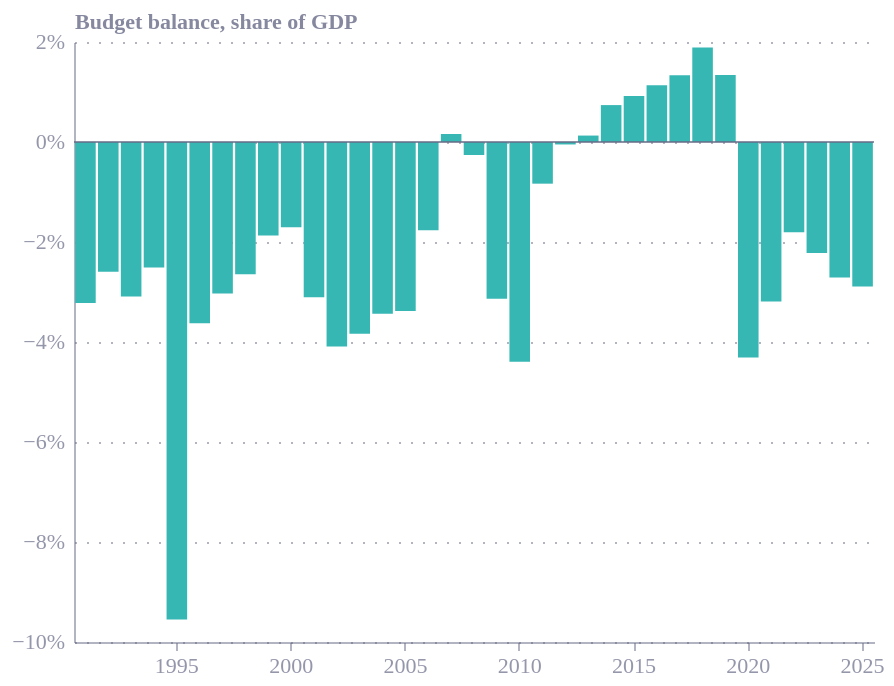

The cell this chart's notebook holds for it:
### Code cell
from pathlib import Path

import altair as alt
import pandas as pd
from ecostyles import EcoStyles

styles = EcoStyles(); styles.register_and_enable_theme()

# ---------- data path: ../data first, else search up the folder tree ----------
FILENAME = "plot3_annual-balance.csv"
PATH = Path("../data") / FILENAME
if not PATH.exists():
    PATH = next(
        p for parent in [Path.cwd(), *list(Path.cwd().parents)[:4]]
        for p in parent.rglob(FILENAME)
    )
print("Using:", PATH.resolve())

# ---------- settings ----------
AGG = "mean"       # how the two half-years combine into a year: "mean" or "sum"
GREY = "#676A86"

# ---------- data ----------
raw = pd.read_csv(PATH)                                   # columns: period (e.g. 1991-S1), balance_pct_gdp
raw["year"] = raw["period"].str[:4].astype(int)
raw["balance"] = pd.to_numeric(raw["balance_pct_gdp"], errors="coerce")
raw = raw.dropna(subset=["balance"])

annual = raw.groupby("year")["balance"].agg(balance=AGG, halves="count").reset_index()
partial = annual.loc[annual["halves"] < 2, "year"].tolist()
annual = annual[annual["halves"] == 2].copy()             # keep complete years only
print("Dropped partial years:", partial)
annual["series"] = "Budget balance"                        # constant field so the theme assigns the colour

first, last = int(annual["year"].min()), int(annual["year"].max())
tick_years = [int(y) for y in annual["year"] if y % 5 == 0]

# ---------- chart ----------
y = alt.Y(
    "balance:Q", title="Budget balance, share of GDP",
    axis=alt.Axis(labelExpr="datum.label + '%'"),
)
bars = alt.Chart(annual).mark_bar().encode(
    x=alt.X("year:O", title=None, axis=alt.Axis(values=tick_years, labelAngle=0)),
    y=y,
    color=alt.Color("series:N", legend=None),
)
zero = alt.Chart(pd.DataFrame({"balance": [0]})).mark_rule(
    color=GREY, strokeWidth=0.8).encode(y=y)

caption = alt.Title(
    text="Source: Deutsche Bundesbank",
    subtitle=[f"Federal budget balance, % of GDP, {first}–{last}. "
              f"Annual figures are the {'mean' if AGG == 'mean' else 'sum'} of the two half-years."],
    orient="bottom", anchor="start",
    fontSize=11, subtitleFontSize=10,
    color=GREY, subtitleColor=GREY, dy=12)

chart = (
    (bars + zero)
    .properties(width=400, height=300)
    .configure(background="white", font="Circular Std")
    .configure_view(fill="transparent", stroke="transparent")
    .configure_axis(labelColor=GREY, titleColor=GREY))

styles.save(chart, path=".", name="germany_budget_balance", svg=True)
chart.save("germany_budget_balance.png", scale_factor=2.0)
chart

### Figure 1 — Vega-Lite specification as saved in the notebook (floating-point values rounded to 4 significant figures)
{"config": {"font": "Circular Std", "text": {"color": "#676A86", "align": "left", "baseline": "middle", "dx": 7, "dy": 0, "fontSize": 11}, "view": {"stroke": "transparent", "continuousWidth": 400, "continuousHeight": 300, "discreteWidth": 400, "discreteHeight": 300, "fill": "transparent"}, "range": {"category": ["#36B7B4", "#E6224B", "#F4C245", "#0063AF", "#00A767", "#179FDB", "#EB5C2E"], "diverging": ["#E6224B", "#E54753", "#C9C9C9", "#179FDB", "#122B39"], "heatmap": ["#C9C9C9", "#179FDB", "#0063AF", "#122B39"], "ordinal": ["#00A767", "#36B7B4", "#179FDB", "#0063AF", "#243B5A"]}, "bar": {"color": "#179fdb"}, "line": {"color": "#e6224b"}, "rule": {"color": "#676A86"}, "area": {"opacity": 0.3}, "point": {"filled": true, "size": 80, "color": "#e6224b", "opacity": 0.95}, "geoshape": {"stroke": "white", "strokeWidth": 0.3}, "rect": {"fill": "#d6d4d4", "opacity": 0.3}, "axis": {"labelColor": "#676A86", "labelFontSize": 11, "labelFont": "Circular Std", "labelOpacity": 0.7, "tickColor": "#676A86", "tickOpacity": 0.5, "domainColor": "#676A86", "domainOpacity": 0.5, "gridColor": "#676A86", "gridDash": [2, 2], "gridOpacity": 0.5, "title": null, "titleColor": "#676A86", "titleOpacity": 0.8, "tickSize": 4}, "axisXDiscrete": {"grid": false, "labelAngle": 0, "tickCount": 10, "tickOpacity": 0.5, "title": null}, "axisYDiscrete": {"ticks": false, "labelPadding": 5}, "axisXTemporal": {"grid": false, "ticks": true}, "axisXQuantitative": {"grid": true}, "axisYQuantitative": {"gridColor": "#676A86", "gridDash": [1, 5], "gridOpacity": 0.5, "ticks": false, "labelPadding": 5, "tickCount": 8, "titleAngle": 0, "titleAlign": "left", "titleBaseline": "bottom", "titleX": 0, "titleY": -5}, "title": {"color": "#676A86E6", "subtitleColor": "#676A86", "font": "Circular Std", "subtitleFont": "Circular Std", "anchor": "start", "fontSize": 14, "subtitleFontSize": 12, "subtitlePadding": 4, "offset": 0, "frame": "group"}, "legend": {"titleColor": "#122b39", "title": null, "labelColor": "#122b39", "labelFontSize": 11}, "background": "white"}, "layer": [{"data": {"name": "data-566c78186819c069910de9dc61085cae"}, "mark": {"type": "bar"}, "encoding": {"color": {"field": "series", "legend": null, "type": "nominal"}, "x": {"axis": {"labelAngle": 0, "values": [1995, 2000, 2005, 2010, 2015, 2020, 2025]}, "field": "year", "title": null, "type": "ordinal"}, "y": {"axis": {"labelExpr": "datum.label + '%'"}, "field": "balance", "title": "Budget balance, share of GDP", "type": "quantitative"}}}, {"data": {"name": "data-0419adfc1c37e4891a9c62231b477d61"}, "mark": {"type": "rule", "color": "#676A86", "strokeWidth": 0.8}, "encoding": {"y": {"axis": {"labelExpr": "datum.label + '%'"}, "field": "balance", "title": "Budget balance, share of GDP", "type": "quantitative"}}}], "height": 300, "width": 400, "$schema": "https://vega.github.io/schema/vega-lite/v6.4.1.json", "datasets": {"data-566c78186819c069910de9dc61085cae": [{"year": 1991, "balance": -3.218, "halves": 2, "series": "Budget balance"}, {"year": 1992, "balance": -2.595, "halves": 2, "series": "Budget balance"}, {"year": 1993, "balance": -3.089, "halves": 2, "series": "Budget balance"}, {"year": 1994, "balance": -2.508, "halves": 2, "series": "Budget balance"}, {"year": 1995, "balance": -9.552, "halves": 2, "series": "Budget balance"}, {"year": 1996, "balance": -3.625, "halves": 2, "series": "Budget balance"}, {"year": 1997, "balance": -3.031, "halves": 2, "series": "Budget balance"}, {"year": 1998, "balance": -2.645, "halves": 2, "series": "Budget balance"}, {"year": 1999, "balance": -1.868, "halves": 2, "series": "Budget balance"}, {"year": 2000, "balance": -1.706, "halves": 2, "series": "Budget balance"}, {"year": 2001, "balance": -3.106, "halves": 2, "series": "Budget balance"}, {"year": 2002, "balance": -4.088, "halves": 2, "series": "Budget balance"}, {"year": 2003, "balance": -3.836, "halves": 2, "series": "Budget balance"}, {"year": 2004, "balance": -3.434, "halves": 2, "series": "Budget balance"}, {"year": 2005, "balance": -3.379, "halves": 2, "series": "Budget balance"}, {"year": 2006, "balance": -1.764, "halves": 2, "series": "Budget balance"}, {"year": 2007, "balance": 0.1596, "halves": 2, "series": "Budget balance"}, {"year": 2008, "balance": -0.2596, "halves": 2, "series": "Budget balance"}, {"year": 2009, "balance": -3.137, "halves": 2, "series": "Budget balance"}, {"year": 2010, "balance": -4.396, "halves": 2, "series": "Budget balance"}, {"year": 2011, "balance": -0.8333, "halves": 2, "series": "Budget balance"}, {"year": 2012, "balance": -0.0492, "halves": 2, "series": "Budget balance"}, {"year": 2013, "balance": 0.1287, "halves": 2, "series": "Budget balance"}, {"year": 2014, "balance": 0.7382, "halves": 2, "series": "Budget balance"}, {"year": 2015, "balance": 0.9199, "halves": 2, "series": "Budget balance"}, {"year": 2016, "balance": 1.136, "halves": 2, "series": "Budget balance"}, {"year": 2017, "balance": 1.336, "halves": 2, "series": "Budget balance"}, {"year": 2018, "balance": 1.89, "halves": 2, "series": "Budget balance"}, {"year": 2019, "balance": 1.339, "halves": 2, "series": "Budget balance"}, {"year": 2020, "balance": -4.312, "halves": 2, "series": "Budget balance"}, {"year": 2021, "balance": -3.192, "halves": 2, "series": "Budget balance"}, {"year": 2022, "balance": -1.807, "halves": 2, "series": "Budget balance"}, {"year": 2023, "balance": -2.221, "halves": 2, "series": "Budget balance"}, {"year": 2024, "balance": -2.71, "halves": 2, "series": "Budget balance"}, {"year": 2025, "balance": -2.891, "halves": 2, "series": "Budget balance"}], "data-0419adfc1c37e4891a9c62231b477d61": [{"balance": 0}]}}
